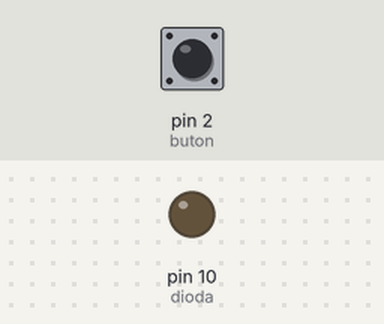
Bench run of a sketch on a simulated Arduino Uno, built with avr-gcc and run on an emulated ATmega328P. Shown: output pins drawn as LEDs (lit = HIGH). Dashed ring = blinking. Inputs (shaded band) come from the test bench; at power-on: pin 2 (buton) HIGH.

Above: at 1.2 s.
1.3 s: pin 2 (buton) pulled LOW for 1 s
At 2.7 s:
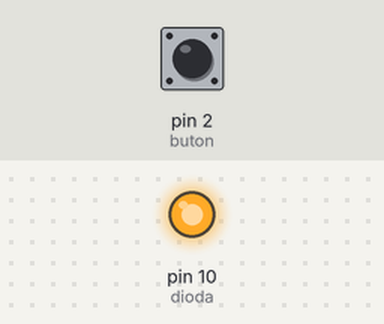
3.8 s: pin 2 (buton) pulled LOW for 0.15 s
At 5.0 s:
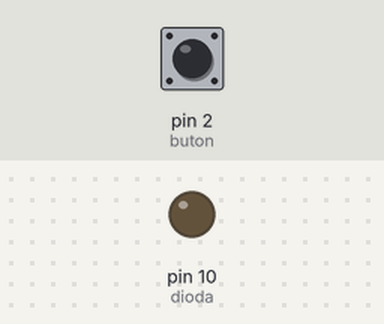
5.4 s: pin 2 (buton) pulled LOW for 3.2 s
At 5.5 s:
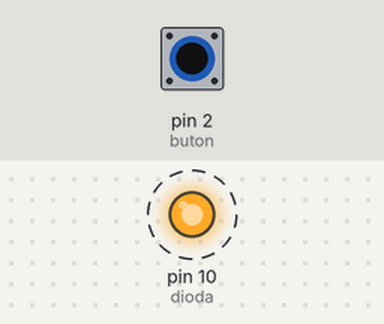
Timing chart, 0 to 9.9 s (numbered marks = the images above; inputs shaded):
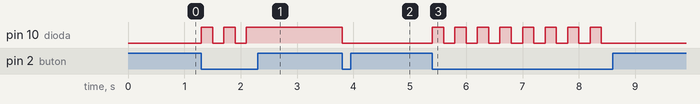

The sketch:

B3_1b.ino
```cpp
int dioda = 10;			// przyznanie etykiety dla numeru pinu
int buton = 2;    			// przyznanie etykiety dla numeru pinu
void setup()    			// początkowa konfiguracja – część przygotowująca układ do
{             				// działania
pinMode(dioda, OUTPUT);	// ustawienie pinu jako wyjście
digitalWrite(dioda, LOW);		// ustawienie stanu niskiego
pinMode(buton, INPUT); 		// ustawienie pinu jako wejście
digitalWrite(buton, HIGH); 	// ustawienie stanu wysokiego (pullup)
};
void loop()           			// główna pętla
{
if(digitalRead(buton) == LOW && digitalRead(dioda)==LOW)
					// warunek sprawdza czy wduszono button i czy dioda nie świeci
{					// wduszenie buttona powoduje zmianę stanu z niskiego na wysoki
digitalWrite(dioda, HIGH); 	// ustawienie stanu wysoki dioda świeci
delay(200);			// czekaj 200ms
}
if(digitalRead(buton) == LOW && digitalRead(dioda)==HIGH)
					// warunek sprawdza czy wduszono button i czy dioda świeci
{
digitalWrite(dioda, LOW); 	// ustawienie stanu niskiego
delay(200);			// czekaj 200ms
}
};
```

Measured:
- after the input at 1.3 s, pin 10 (dioda): alternates HIGH for 0.20 s and LOW for 0.20 s, 5 changes in all, then stays HIGH, starting at once
- after the input at 3.8 s, pin 10 (dioda): HIGH → LOW at once
- after the input at 5.4 s, pin 10 (dioda): alternates HIGH for 0.20 s and LOW for 0.20 s, 16 changes in all, then stays LOW, starting at once
